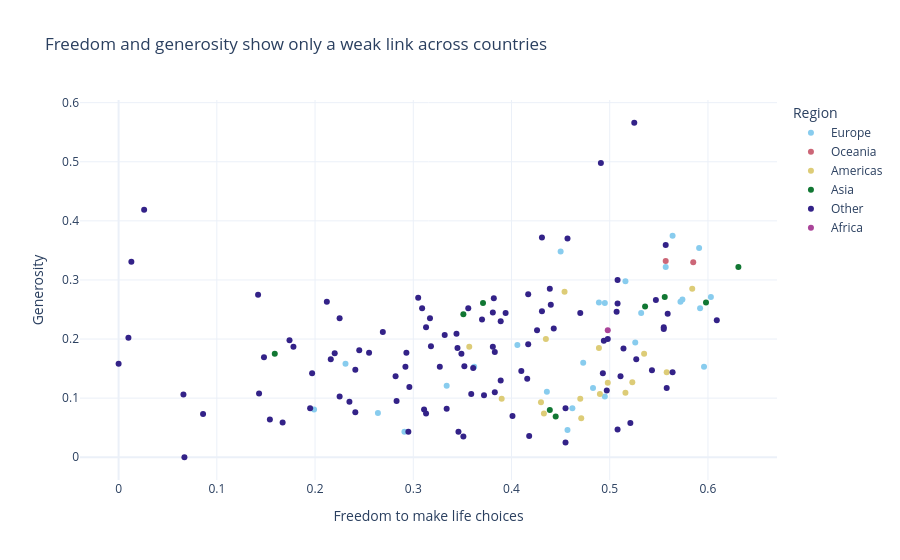

Notebook code cell kept with this figure:
### Markdown cell above
## Q7 / Corruption vs. Happiness Score

### Code cell
fig = px.scatter(
    df, 
    x="Freedom to make life choices",  # Corrected from "Freedom"
    y="Generosity", 
    color="Region",
    color_discrete_sequence=px.colors.qualitative.Safe,
    title="Freedom and generosity show only a weak link across countries",
    template="plotly_white"
)
fig.show()

### Figure 1 — Plotly figure (JSON) as saved in the notebook; plotly's stock layout.template omitted (floating-point values rounded to 4 significant figures)
{"data": [{"hovertemplate": "Region=Europe<br>Freedom to make life choices=%{x}<br>Generosity=%{y}<extra></extra>", "legendgroup": "Europe", "marker": {"color": "rgb(136, 204, 238)", "symbol": "circle"}, "mode": "markers", "name": "Europe", "orientation": "v", "showlegend": true, "type": "scatter", "x": [0.596, 0.592, 0.603, 0.591, 0.557, 0.572, 0.574, 0.532, 0.526, 0.45, 0.516, 0.495, 0.473, 0.457, 0.564, 0.436, 0.362, 0.231, 0.334, 0.483, 0.291, 0.489, 0.462, 0.406, 0.264, 0.495, 0.199], "xaxis": "x", "y": [0.153, 0.252, 0.271, 0.354, 0.322, 0.263, 0.267, 0.244, 0.194, 0.348, 0.298, 0.261, 0.16, 0.046, 0.375, 0.111, 0.153, 0.158, 0.121, 0.117, 0.043, 0.262, 0.083, 0.19, 0.075, 0.103, 0.081], "yaxis": "y"}, {"hovertemplate": "Region=Oceania<br>Freedom to make life choices=%{x}<br>Generosity=%{y}<extra></extra>", "legendgroup": "Oceania", "marker": {"color": "rgb(204, 102, 119)", "symbol": "circle"}, "mode": "markers", "name": "Oceania", "orientation": "v", "showlegend": true, "type": "scatter", "x": [0.585, 0.557], "xaxis": "x", "y": [0.33, 0.332], "yaxis": "y"}, {"hovertemplate": "Region=Americas<br>Freedom to make life choices=%{x}<br>Generosity=%{y}<extra></extra>", "legendgroup": "Americas", "marker": {"color": "rgb(221, 204, 119)", "symbol": "circle"}, "mode": "markers", "name": "Americas", "orientation": "v", "showlegend": true, "type": "scatter", "x": [0.584, 0.558, 0.454, 0.433, 0.357, 0.535, 0.516, 0.39, 0.523, 0.43, 0.489, 0.47, 0.435, 0.471, 0.498, 0.49], "xaxis": "x", "y": [0.285, 0.144, 0.28, 0.074, 0.187, 0.175, 0.109, 0.099, 0.127, 0.093, 0.185, 0.099, 0.2, 0.066, 0.126, 0.107], "yaxis": "y"}, {"hovertemplate": "Region=Asia<br>Freedom to make life choices=%{x}<br>Generosity=%{y}<extra></extra>", "legendgroup": "Asia", "marker": {"color": "rgb(17, 119, 51)", "symbol": "circle"}, "mode": "markers", "name": "Asia", "orientation": "v", "showlegend": true, "type": "scatter", "x": [0.371, 0.598, 0.351, 0.439, 0.556, 0.536, 0.631, 0.159, 0.445], "xaxis": "x", "y": [0.261, 0.262, 0.242, 0.08, 0.271, 0.255, 0.322, 0.175, 0.069], "yaxis": "y"}, {"hovertemplate": "Region=Other<br>Freedom to make life choices=%{x}<br>Generosity=%{y}<extra></extra>", "legendgroup": "Other", "marker": {"color": "rgb(51, 34, 136)", "symbol": "circle"}, "mode": "markers", "name": "Other", "orientation": "v", "showlegend": true, "type": "scatter", "x": [0.555, 0.564, 0.493, 0.557, 0.507, 0.41, 0.511, 0.514, 0.417, 0.455, 0.508, 0.313, 0.334, 0.558, 0.282, 0.245, 0.416, 0.197, 0.389, 0.296, 0.44, 0.497, 0.212, 0.195, 0.508, 0.235, 0.067, 0.317, 0.345, 0.426, 0.508, 0.394, 0.086, 0.418, 0.351, 0.216, 0.491, 0.521, 0.543, 0.457, 0.381, 0.311, 0.381, 0.352, 0.439, 0.383, 0.349, 0.372, 0.295, 0.547, 0.389, 0.383, 0.154, 0.609, 0.225, 0.292, 0.559, 0.401, 0.318, 0.255, 0.283, 0.305, 0.332, 0.346, 0.382, 0.431, 0.066, 0.494, 0.167, 0.527, 0.241, 0.269, 0.327, 0.309, 0.47, 0.525, 0.174, 0.178, 0.344, 0.313, 0.356, 0.241, 0.431, 0.293, 0.498, 0.37, 0.142, 0.148, 0.359, 0.22, 0.361, 0.026, 0.455, 0.013, 0.443, 0.143, 0.555, 0.417, 0.0, 0.225, 0.01], "xaxis": "x", "y": [0.22, 0.144, 0.142, 0.359, 0.246, 0.146, 0.137, 0.184, 0.191, 0.083, 0.047, 0.22, 0.082, 0.117, 0.137, 0.181, 0.133, 0.142, 0.23, 0.119, 0.258, 0.113, 0.263, 0.083, 0.26, 0.094, 0.0, 0.235, 0.185, 0.215, 0.3, 0.244, 0.073, 0.036, 0.035, 0.166, 0.498, 0.058, 0.147, 0.37, 0.187, 0.081, 0.245, 0.154, 0.285, 0.11, 0.175, 0.105, 0.043, 0.266, 0.13, 0.178, 0.064, 0.232, 0.103, 0.153, 0.243, 0.07, 0.188, 0.177, 0.095, 0.27, 0.207, 0.043, 0.269, 0.372, 0.106, 0.197, 0.059, 0.166, 0.148, 0.212, 0.153, 0.252, 0.244, 0.566, 0.198, 0.187, 0.209, 0.074, 0.252, 0.076, 0.247, 0.177, 0.2, 0.233, 0.275, 0.169, 0.107, 0.176, 0.151, 0.419, 0.025, 0.331, 0.218, 0.108, 0.217, 0.276, 0.158, 0.235, 0.202], "yaxis": "y"}, {"hovertemplate": "Region=Africa<br>Freedom to make life choices=%{x}<br>Generosity=%{y}<extra></extra>", "legendgroup": "Africa", "marker": {"color": "rgb(170, 68, 153)", "symbol": "circle"}, "mode": "markers", "name": "Africa", "orientation": "v", "showlegend": true, "type": "scatter", "x": [0.498], "xaxis": "x", "y": [0.215], "yaxis": "y"}], "layout": {"legend": {"title": {"text": "Region"}, "tracegroupgap": 0}, "title": {"text": "Freedom and generosity show only a weak link across countries"}, "xaxis": {"anchor": "y", "domain": [0, 1], "title": {"text": "Freedom to make life choices"}}, "yaxis": {"anchor": "x", "domain": [0, 1], "title": {"text": "Generosity"}}}}
